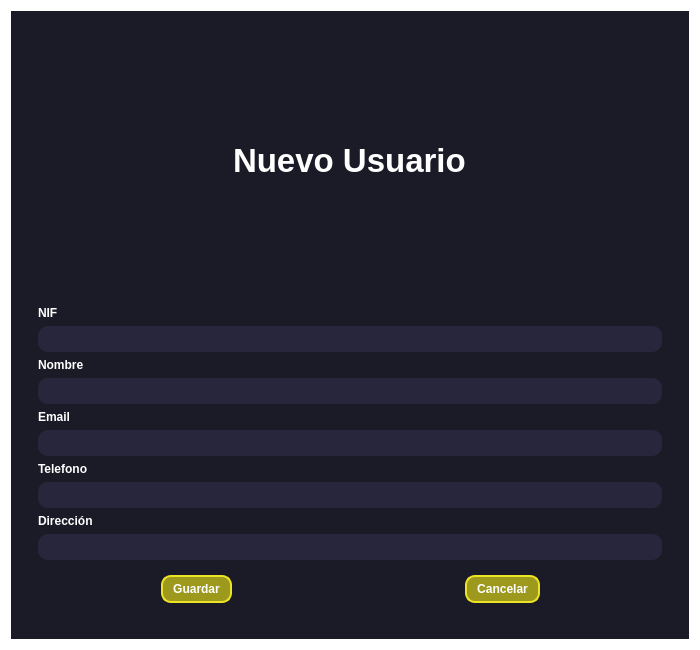
<?xml version="1.0" encoding="UTF-8"?>
<ui version="4.0">
 <class>NewUserWindow</class>
 <widget class="QWidget" name="NewUserWindow">
  <property name="geometry">
   <rect>
    <x>0</x>
    <y>0</y>
    <width>700</width>
    <height>650</height>
   </rect>
  </property>
  <property name="windowTitle">
   <string>Editar Usuario</string>
  </property>
  <property name="styleSheet">
   <string notr="true">*{
	border: none;
	background-color: transparent;
	background: transparent;
	padding: 0;
	margin: 0;
	color: #fff;
}

#centralwidget{
	background-color: #1b1b27;
}
QPushButton{
	text-align: left;
	padding: 5px 10px;
	border-top-left-radius: 10px;
	border-bottom-left-radius: 10px;
}
QLineEdit{
	padding: 5px 10px;
	border-radius: 10px;
	background-color: #27263c;
}

#btn_saveuser, #btn_cancel  {
	border: 2px solid  #ece424 ;
	border-radius: 10px;
	text-align: center;
}
 #btn_saveuser, #btn_cancel   {
	border: 2px solid  #ece424 ;
	background-color: #9c991c ;
	border-radius: 10px;
	text-align: center;
}
 #btn_saveuser:pressed, #btn_cancel:pressed   {
	background-color: #9C995F ;
}</string>
  </property>
  <layout class="QVBoxLayout" name="verticalLayout">
   <item>
    <widget class="QWidget" name="centralwidget" native="true">
     <layout class="QVBoxLayout" name="verticalLayout_2">
      <item>
       <widget class="QWidget" name="widget" native="true">
        <layout class="QVBoxLayout" name="verticalLayout_3">
         <item>
          <widget class="QFrame" name="frame">
           <property name="frameShape">
            <enum>QFrame::StyledPanel</enum>
           </property>
           <property name="frameShadow">
            <enum>QFrame::Raised</enum>
           </property>
           <layout class="QHBoxLayout" name="horizontalLayout">
            <item alignment="Qt::AlignHCenter">
             <widget class="QLabel" name="label">
              <property name="font">
               <font>
                <pointsize>25</pointsize>
                <bold>true</bold>
               </font>
              </property>
              <property name="text">
               <string>Nuevo Usuario</string>
              </property>
             </widget>
            </item>
           </layout>
          </widget>
         </item>
         <item>
          <widget class="QWidget" name="widget_2" native="true">
           <layout class="QVBoxLayout" name="verticalLayout_4">
            <item>
             <widget class="QLabel" name="label_nif">
              <property name="font">
               <font>
                <bold>true</bold>
               </font>
              </property>
              <property name="text">
               <string>NIF</string>
              </property>
             </widget>
            </item>
            <item>
             <widget class="QLineEdit" name="line_nif"/>
            </item>
            <item>
             <widget class="QLabel" name="label_name">
              <property name="font">
               <font>
                <bold>true</bold>
               </font>
              </property>
              <property name="text">
               <string>Nombre</string>
              </property>
             </widget>
            </item>
            <item>
             <widget class="QLineEdit" name="line_name"/>
            </item>
            <item>
             <widget class="QLabel" name="label_email">
              <property name="font">
               <font>
                <bold>true</bold>
               </font>
              </property>
              <property name="text">
               <string>Email</string>
              </property>
             </widget>
            </item>
            <item>
             <widget class="QLineEdit" name="line_email"/>
            </item>
            <item>
             <widget class="QLabel" name="label_phone">
              <property name="font">
               <font>
                <bold>true</bold>
               </font>
              </property>
              <property name="text">
               <string>Telefono</string>
              </property>
             </widget>
            </item>
            <item>
             <widget class="QLineEdit" name="line_phone"/>
            </item>
            <item>
             <widget class="QLabel" name="label_address">
              <property name="font">
               <font>
                <bold>true</bold>
               </font>
              </property>
              <property name="text">
               <string>Dirección</string>
              </property>
             </widget>
            </item>
            <item>
             <widget class="QLineEdit" name="line_address"/>
            </item>
            <item>
             <widget class="QWidget" name="widget_3" native="true">
              <layout class="QHBoxLayout" name="horizontalLayout_2">
               <item alignment="Qt::AlignHCenter">
                <widget class="QPushButton" name="btn_saveuser">
                 <property name="font">
                  <font>
                   <bold>true</bold>
                  </font>
                 </property>
                 <property name="cursor">
                  <cursorShape>PointingHandCursor</cursorShape>
                 </property>
                 <property name="text">
                  <string>Guardar</string>
                 </property>
                 <property name="icon">
                  <iconset>
                   <normaloff>res/Icons/check.png</normaloff>res/Icons/check.png</iconset>
                 </property>
                 <property name="iconSize">
                  <size>
                   <width>24</width>
                   <height>24</height>
                  </size>
                 </property>
                </widget>
               </item>
               <item alignment="Qt::AlignHCenter">
                <widget class="QPushButton" name="btn_cancel">
                 <property name="font">
                  <font>
                   <bold>true</bold>
                  </font>
                 </property>
                 <property name="cursor">
                  <cursorShape>PointingHandCursor</cursorShape>
                 </property>
                 <property name="text">
                  <string>Cancelar</string>
                 </property>
                 <property name="icon">
                  <iconset>
                   <normaloff>res/Icons/thumbs-down.png</normaloff>res/Icons/thumbs-down.png</iconset>
                 </property>
                 <property name="iconSize">
                  <size>
                   <width>24</width>
                   <height>24</height>
                  </size>
                 </property>
                </widget>
               </item>
              </layout>
             </widget>
            </item>
           </layout>
          </widget>
         </item>
        </layout>
       </widget>
      </item>
     </layout>
    </widget>
   </item>
  </layout>
 </widget>
 <resources/>
 <connections/>
</ui>
